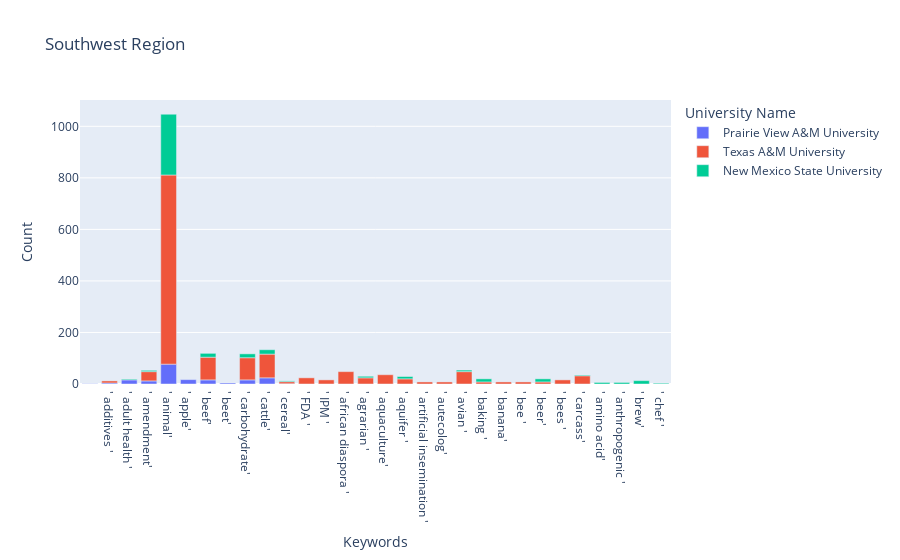

Write notebook code for a chart like this one.
### Code cell
fig = px.bar(with_total_count, x="Keywords", y="Count",color = 'University Name', title="Southwest Region")
fig.show()

### Figure 1 — Plotly figure (JSON) as saved in the notebook; plotly's stock layout.template omitted (floating-point values rounded to 4 significant figures)
{"data": [{"alignmentgroup": "True", "hovertemplate": "University Name=Prairie View A&M University<br>Keywords=%{x}<br>Count=%{y}<extra></extra>", "legendgroup": "Prairie View A&M University", "marker": {"color": "#636efa"}, "name": "Prairie View A&M University", "offsetgroup": "Prairie View A&M University", "orientation": "v", "showlegend": true, "textposition": "auto", "type": "bar", "x": ["", "' additives '", "' adult health '", "' amendment'", "' animal'", "' apple'", "' beef'", "' beet'", "' carbohydrate'", "' cattle'", "' cereal'"], "xaxis": "x", "y": [1, 4, 16, 12, 77, 17, 16, 4, 16, 24, 1], "yaxis": "y"}, {"alignmentgroup": "True", "hovertemplate": "University Name=Texas A&M University<br>Keywords=%{x}<br>Count=%{y}<extra></extra>", "legendgroup": "Texas A&M University", "marker": {"color": "#EF553B"}, "name": "Texas A&M University", "offsetgroup": "Texas A&M University", "orientation": "v", "showlegend": true, "textposition": "auto", "type": "bar", "x": ["' FDA '", "' IPM '", "' additives '", "' african diaspora '", "' agrarian '", "' amendment'", "' animal'", "' aquaculture'", "' aquifer '", "' artificial insemination '", "' autecolog'", "' avian '", "' baking '", "' banana'", "' bee '", "' beef'", "' beer'", "' bees '", "' carbohydrate'", "' carcass'", "' cattle'", "' cereal'"], "xaxis": "x", "y": [24, 16, 8, 48, 24, 36, 734, 36, 20, 8, 8, 48, 8, 8, 8, 88, 8, 16, 86, 32, 92, 8], "yaxis": "y"}, {"alignmentgroup": "True", "hovertemplate": "University Name=New Mexico State University<br>Keywords=%{x}<br>Count=%{y}<extra></extra>", "legendgroup": "New Mexico State University", "marker": {"color": "#00cc96"}, "name": "New Mexico State University", "offsetgroup": "New Mexico State University", "orientation": "v", "showlegend": true, "textposition": "auto", "type": "bar", "x": ["' adult health '", "' agrarian '", "' amendment'", "' amino acid'", "' animal'", "' anthropogenic '", "' aquifer '", "' avian '", "' baking '", "' beef'", "' beer'", "' brew'", "' carbohydrate'", "' carcass'", "' cattle'", "' cereal'", "' chef '"], "xaxis": "x", "y": [3, 6, 5, 6, 236, 6, 9, 6, 12, 15, 12, 13, 15, 3, 17, 3, 3], "yaxis": "y"}], "layout": {"barmode": "relative", "legend": {"title": {"text": "University Name"}, "tracegroupgap": 0}, "title": {"text": "Southwest Region"}, "xaxis": {"anchor": "y", "domain": [0, 1], "title": {"text": "Keywords"}}, "yaxis": {"anchor": "x", "domain": [0, 1], "title": {"text": "Count"}}}}
